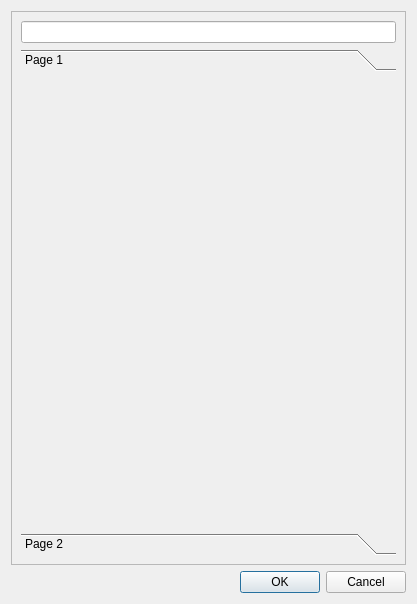
<?xml version="1.0" encoding="UTF-8"?>
<ui version="4.0">
 <class>editConfigTreeText</class>
 <widget class="QDialog" name="editConfigTreeText">
  <property name="geometry">
   <rect>
    <x>0</x>
    <y>0</y>
    <width>417</width>
    <height>604</height>
   </rect>
  </property>
  <property name="windowTitle">
   <string>Dialog</string>
  </property>
  <layout class="QVBoxLayout" name="verticalLayout">
   <item>
    <widget class="QScrollArea" name="scrollArea">
     <property name="widgetResizable">
      <bool>true</bool>
     </property>
     <widget class="QWidget" name="scrollAreaWidgetContents">
      <property name="geometry">
       <rect>
        <x>0</x>
        <y>0</y>
        <width>397</width>
        <height>551</height>
       </rect>
      </property>
      <layout class="QVBoxLayout" name="verticalLayout_2">
       <item>
        <widget class="QLineEdit" name="lineEdit"/>
       </item>
       <item>
        <widget class="QToolBox" name="toolBox">
         <widget class="QWidget" name="page">
          <property name="geometry">
           <rect>
            <x>0</x>
            <y>0</y>
            <width>379</width>
            <height>438</height>
           </rect>
          </property>
          <attribute name="label">
           <string>Page 1</string>
          </attribute>
         </widget>
         <widget class="QWidget" name="page_2">
          <property name="geometry">
           <rect>
            <x>0</x>
            <y>0</y>
            <width>98</width>
            <height>28</height>
           </rect>
          </property>
          <attribute name="label">
           <string>Page 2</string>
          </attribute>
         </widget>
        </widget>
       </item>
      </layout>
     </widget>
    </widget>
   </item>
   <item>
    <widget class="QDialogButtonBox" name="buttonBox">
     <property name="orientation">
      <enum>Qt::Horizontal</enum>
     </property>
     <property name="standardButtons">
      <set>QDialogButtonBox::Cancel|QDialogButtonBox::Ok</set>
     </property>
    </widget>
   </item>
  </layout>
 </widget>
 <resources/>
 <connections>
  <connection>
   <sender>buttonBox</sender>
   <signal>accepted()</signal>
   <receiver>editConfigTreeText</receiver>
   <slot>accept()</slot>
   <hints>
    <hint type="sourcelabel">
     <x>248</x>
     <y>254</y>
    </hint>
    <hint type="destinationlabel">
     <x>157</x>
     <y>274</y>
    </hint>
   </hints>
  </connection>
  <connection>
   <sender>buttonBox</sender>
   <signal>rejected()</signal>
   <receiver>editConfigTreeText</receiver>
   <slot>reject()</slot>
   <hints>
    <hint type="sourcelabel">
     <x>316</x>
     <y>260</y>
    </hint>
    <hint type="destinationlabel">
     <x>286</x>
     <y>274</y>
    </hint>
   </hints>
  </connection>
 </connections>
</ui>
